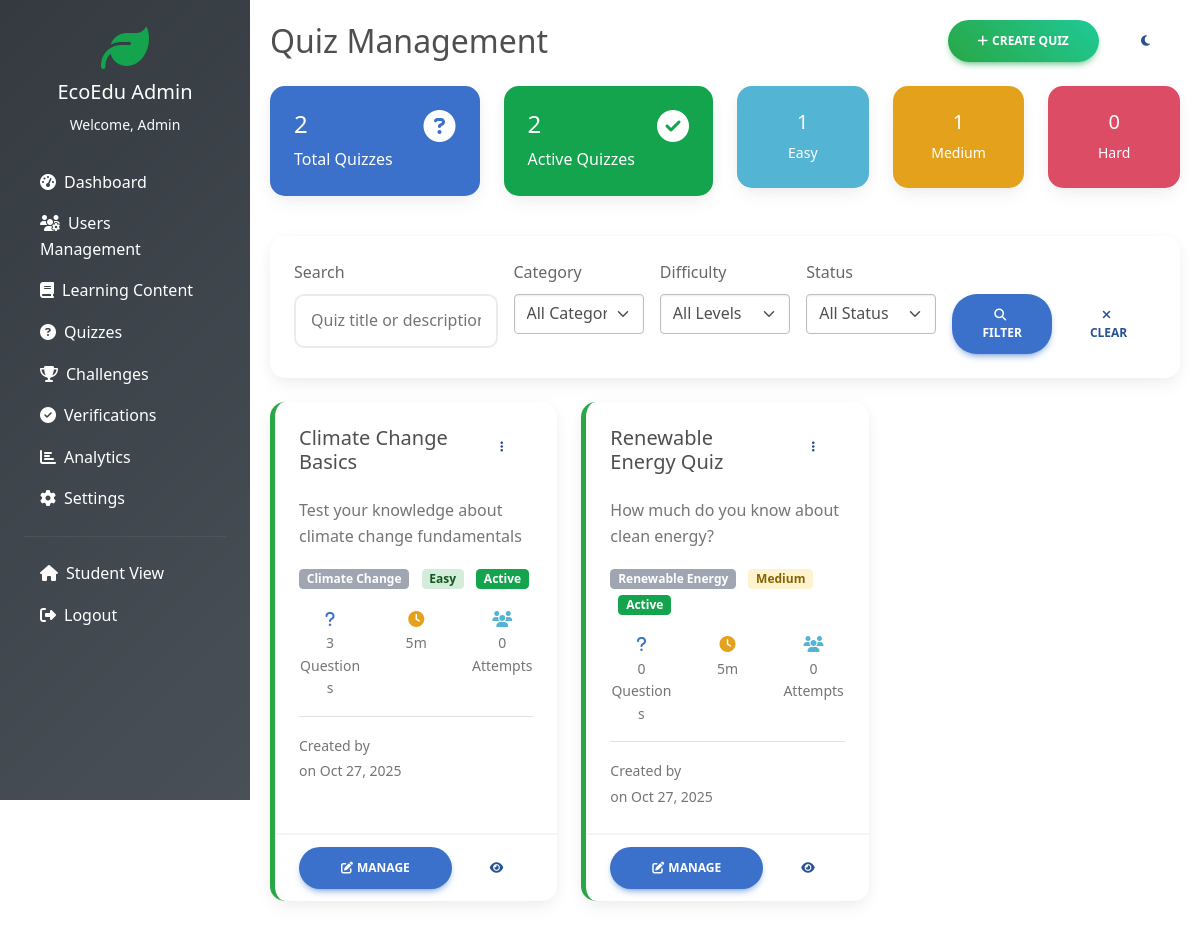
The app's page /admin/quizzes.php (signed in) with its own data.
### tables this page shows
CREATE TABLE users (
    id INT PRIMARY KEY AUTO_INCREMENT,
    username VARCHAR(50) UNIQUE NOT NULL,
    email VARCHAR(100) UNIQUE NOT NULL,
    password VARCHAR(255) NOT NULL,
    first_name VARCHAR(50) NOT NULL,
    last_name VARCHAR(50) NOT NULL,
    role ENUM('student', 'teacher', 'admin') DEFAULT 'student',
    school_name VARCHAR(100),
    grade_level VARCHAR(20),
    bio TEXT,
    eco_points INT DEFAULT 0,
    total_badges INT DEFAULT 0,
    level_id INT DEFAULT 1,
    profile_image VARCHAR(255) DEFAULT 'default-avatar.png',
    is_active BOOLEAN DEFAULT TRUE,
    email_verified BOOLEAN DEFAULT FALSE,
    created_at TIMESTAMP DEFAULT CURRENT_TIMESTAMP,
    updated_at TIMESTAMP DEFAULT CURRENT_TIMESTAMP ON UPDATE CURRENT_TIMESTAMP
);

CREATE TABLE quizzes (
    id INT PRIMARY KEY AUTO_INCREMENT,
    title VARCHAR(200) NOT NULL,
    description TEXT,
    category_id INT,
    difficulty_level ENUM('easy', 'medium', 'hard') DEFAULT 'easy',
    time_limit INT DEFAULT 300,  
    total_questions INT DEFAULT 0,
    points_per_question INT DEFAULT 5,
    pass_percentage DECIMAL(5,2) DEFAULT 70.00,
    is_active BOOLEAN DEFAULT TRUE,
    created_by INT,
    created_at TIMESTAMP DEFAULT CURRENT_TIMESTAMP,
    updated_at TIMESTAMP DEFAULT CURRENT_TIMESTAMP ON UPDATE CURRENT_TIMESTAMP,
    FOREIGN KEY (category_id) REFERENCES categories(id) ON DELETE SET NULL,
    FOREIGN KEY (created_by) REFERENCES users(id) ON DELETE SET NULL
);

CREATE TABLE categories (
    id INT PRIMARY KEY AUTO_INCREMENT,
    name VARCHAR(100) NOT NULL,
    description TEXT,
    icon VARCHAR(50),
    color VARCHAR(7) DEFAULT '#28a745',
    is_active BOOLEAN DEFAULT TRUE,
    created_at TIMESTAMP DEFAULT CURRENT_TIMESTAMP
);

### includes/functions.php (called while the page is built, shortened)
<?php
function getUserById($user_id) {
    global $pdo;
    try {
        $stmt = $pdo->prepare("SELECT * FROM users WHERE id = ?");
        $stmt->execute([$user_id]);
        return $stmt->fetch();
    } catch (Exception $e) {
        return false;
    }
}
?>

### admin/admin_header.php (called while the page is built, shortened)
<?php
require_once '../config/database.php';
require_once '../includes/functions.php';
$user = getUserById($_SESSION['user_id']);
?>

### admin/quizzes.php (the view, shortened to what this page needs)
<?php
require_once 'admin_header.php';
$search = isset($_GET['search']) ? trim($_GET['search']) : '';
$where_conditions = [];
$params = [];
$where_clause = !empty($where_conditions) ? "WHERE " . implode(" AND ", $where_conditions) : "";
$query = "SELECT q.*, c.name as category_name, u.first_name, u.last_name,
          (SELECT COUNT(*) FROM quiz_questions WHERE quiz_id = q.id) as question_count,
          (SELECT COUNT(*) FROM quiz_attempts WHERE quiz_id = q.id) as attempt_count
          FROM quizzes q
          LEFT JOIN categories c ON q.category_id = c.id
          LEFT JOIN users u ON q.created_by = u.id
          $where_clause
          ORDER BY q.created_at DESC";
$stmt = $pdo->prepare($query);
$stmt->execute($params);
$quizzes = $stmt->fetchAll();
$stmt = $pdo->prepare("SELECT
    COUNT(*) as total_quizzes,
    SUM(CASE WHEN is_active = 1 THEN 1 ELSE 0 END) as active_quizzes,
    SUM(CASE WHEN difficulty_level = 'easy' THEN 1 ELSE 0 END) as easy_quizzes,
    SUM(CASE WHEN difficulty_level = 'medium' THEN 1 ELSE 0 END) as medium_quizzes,
    SUM(CASE WHEN difficulty_level = 'hard' THEN 1 ELSE 0 END) as hard_quizzes
    FROM quizzes");
$stmt->execute();
$quiz_stats = $stmt->fetch();
?>
<!DOCTYPE html>
<html lang="en">
<head>
    <link href="https://cdnjs.cloudflare.com/ajax/libs/mdb-ui-kit/6.4.2/mdb.min.css" rel="stylesheet">
    <link href="https://cdnjs.cloudflare.com/ajax/libs/font-awesome/6.4.0/css/all.min.css" rel="stylesheet">
    <link href="../assets/css/style.css" rel="stylesheet">
</head>
<body data-theme="light">
    <div class="admin-sidebar" id="adminSidebar">
        <div class="p-4">
            <div class="text-center mb-4">
                <i class="fas fa-leaf text-success fa-3x mb-2"></i>
                <h5 class="text-white">EcoEdu Admin</h5>
                <small class="text-light">Welcome, <?php echo htmlspecialchars($user['first_name']); ?></small>
            </div>
            <nav class="nav flex-column">
                <a class="nav-link text-white" href="index.php">
                    <i class="fas fa-tachometer-alt me-2"></i>Dashboard
                </a>
                <a class="nav-link text-white" href="users.php">
                    <i class="fas fa-users-cog me-2"></i>Users Management
                </a>
                <a class="nav-link text-white" href="content.php">
                    <i class="fas fa-book me-2"></i>Learning Content
                </a>
                <a class="nav-link text-white active" href="quizzes.php">
                    <i class="fas fa-question-circle me-2"></i>Quizzes
                </a>
                <a class="nav-link text-white" href="challenges.php">
                    <i class="fas fa-trophy me-2"></i>Challenges
                </a>
                <a class="nav-link text-white" href="verifications.php">
                    <i class="fas fa-check-circle me-2"></i>Verifications
                </a>
                <a class="nav-link text-white" href="analytics.php">
                    <i class="fas fa-chart-bar me-2"></i>Analytics
                </a>
                <a class="nav-link text-white" href="settings.php">
                    <i class="fas fa-cog me-2"></i>Settings
                </a>
                <hr class="my-3" style="border-color: #6c757d;">
                <a class="nav-link text-white" href="../dashboard.php">
                    <i class="fas fa-home me-2"></i>Student View
                </a>
                <a class="nav-link text-white" href="../logout.php">
                    <i class="fas fa-sign-out-alt me-2"></i>Logout
                </a>
            </nav>
        </div>
    </div>
    <div class="admin-content">
        <div class="d-flex justify-content-between align-items-center mb-4">
            <div>
                <h2 class="mb-0">Quiz Management</h2>
            </div>
            <div>
                <button class="btn btn-success me-2" data-mdb-toggle="modal" data-mdb-target="#createQuizModal">
                    <i class="fas fa-plus me-1"></i>Create Quiz
                </button>
                <button class="btn btn-outline-secondary" onclick="toggleTheme()">
                    <i class="fas fa-moon" id="theme-icon"></i>
                </button>
            </div>
        </div>
        <div class="row mb-4">
            <div class="col-md-3 mb-3">
                <div class="card bg-primary text-white">
                    <div class="card-body">
                        <div class="d-flex justify-content-between">
                            <div>
                                <h4><?php echo $quiz_stats['total_quizzes']; ?></h4>
                                <p class="mb-0">Total Quizzes</p>
                            </div>
                            <i class="fas fa-question-circle fa-2x"></i>
                        </div>
                    </div>
                </div>
            </div>
            <div class="col-md-3 mb-3">
                <div class="card bg-success text-white">
                    <div class="card-body">
                        <div class="d-flex justify-content-between">
                            <div>
                                <h4><?php echo $quiz_stats['active_quizzes']; ?></h4>
                                <p class="mb-0">Active Quizzes</p>
                            </div>
                            <i class="fas fa-check-circle fa-2x"></i>
                        </div>
                    </div>
                </div>
            </div>
            <div class="col-md-2 mb-3">
                <div class="card bg-info text-white">
                    <div class="card-body text-center">
                        <h5><?php echo $quiz_stats['easy_quizzes']; ?></h5>
                        <p class="mb-0 small">Easy</p>
                    </div>
                </div>
            </div>
            <div class="col-md-2 mb-3">
                <div class="card bg-warning text-white">
                    <div class="card-body text-center">
                        <h5><?php echo $quiz_stats['medium_quizzes']; ?></h5>
                        <p class="mb-0 small">Medium</p>
                    </div>
                </div>
            </div>
            <div class="col-md-2 mb-3">
                <div class="card bg-danger text-white">
                    <div class="card-body text-center">
                        <h5><?php echo $quiz_stats['hard_quizzes']; ?></h5>
                        <p class="mb-0 small">Hard</p>
                    </div>
                </div>
            </div>
        </div>
        <div class="card mb-4">
            <div class="card-body">
                <form method="GET" class="row g-3">
                    <div class="col-md-3">
                        <label for="search" class="form-label">Search</label>
                        <input type="text" class="form-control" id="search" name="search"
                               value="<?php echo htmlspecialchars($search); ?>"
                               placeholder="Quiz title or description...">
                    </div>
                    <div class="col-md-2">
                        <label for="category" class="form-label">Category</label>
                        <select class="form-select" id="category" name="category">
                            <option value="">All Categories</option>
                        </select>
                    </div>
                    <div class="col-md-2">
                        <label for="difficulty" class="form-label">Difficulty</label>
                        <select class="form-select" id="difficulty" name="difficulty">
                            <option value="">All Levels</option>
                        </select>
                    </div>
                    <div class="col-md-2">
                        <label for="status" class="form-label">Status</label>
                        <select class="form-select" id="status" name="status">
                            <option value="">All Status</option>
                        </select>
                    </div>
                    <div class="col-md-3">
                        <label class="form-label">&nbsp;</label>
                        <div class="d-flex gap-2">
                            <button type="submit" class="btn btn-primary">
                                <i class="fas fa-search me-1"></i>Filter
                            </button>
                            <a href="quizzes.php" class="btn btn-outline-secondary">
                                <i class="fas fa-times me-1"></i>Clear
                            </a>
                        </div>
                    </div>
                </form>
            </div>
        </div>
        <div class="row">
            <?php if (empty($quizzes)): ?>
            <div class="col-12">
                <div class="card text-center py-5">
                    <div class="card-body">
                        <i class="fas fa-question-circle fa-4x text-muted mb-4"></i>
                        <h5 class="text-muted">No quizzes found</h5>
                        <p class="text-muted">Create your first quiz to get started</p>
                        <button class="btn btn-success" data-mdb-toggle="modal" data-mdb-target="#createQuizModal">
                            <i class="fas fa-plus me-2"></i>Create Quiz
                        </button>
                    </div>
                </div>
            </div>
            <?php else: ?>
            <?php foreach ($quizzes as $quiz): ?>
            <div class="col-lg-4 col-md-6 mb-4">
                <div class="card quiz-card h-100">
                    <div class="card-body">
                        <div class="d-flex justify-content-between align-items-start mb-3">
                            <h5 class="card-title"><?php echo htmlspecialchars($quiz['title']); ?></h5>
                            <div class="dropdown">
                                <button class="btn btn-sm btn-outline-secondary" data-mdb-toggle="dropdown">
                                    <i class="fas fa-ellipsis-v"></i>
                                </button>
                            </div>
                        </div>
                        <p class="card-text text-muted"><?php echo htmlspecialchars($quiz['description']); ?></p>
                        <div class="mb-3">
                            <?php if ($quiz['category_name']): ?>
                            <span class="badge bg-secondary me-2"><?php echo htmlspecialchars($quiz['category_name']); ?></span>
                            <?php endif; ?>
                            <span class="badge difficulty-<?php echo $quiz['difficulty_level']; ?>">
                                <?php echo ucfirst($quiz['difficulty_level']); ?>
                            </span>
                            <span class="badge <?php echo $quiz['is_active'] ? 'bg-success' : 'bg-secondary'; ?> ms-2">
                                <?php echo $quiz['is_active'] ? 'Active' : 'Inactive'; ?>
                            </span>
                        </div>
                        <div class="row text-center mb-3">
                            <div class="col-4">
                                <i class="fas fa-question text-primary"></i>
                                <small class="d-block text-muted"><?php echo $quiz['question_count']; ?> Questions</small>
                            </div>
                            <div class="col-4">
                                <i class="fas fa-clock text-warning"></i>
                                <small class="d-block text-muted"><?php echo floor($quiz['time_limit'] / 60); ?>m</small>
                            </div>
                            <div class="col-4">
                                <i class="fas fa-users text-info"></i>
                                <small class="d-block text-muted"><?php echo $quiz['attempt_count']; ?> Attempts</small>
                            </div>
                        </div>
                        <div class="border-top pt-3">
                            <small class="text-muted">
                                Created by <?php echo htmlspecialchars($quiz['first_name'] . ' ' . $quiz['last_name']); ?>
                                <br>on <?php echo date('M j, Y', strtotime($quiz['created_at'])); ?>
                            </small>
                        </div>
                    </div>
                    <div class="card-footer bg-transparent">
                        <div class="d-flex gap-2">
                            <a href="quiz_questions.php?quiz_id=<?php echo $quiz['id']; ?>" class="btn btn-primary btn-sm flex-fill">
                                <i class="fas fa-edit me-1"></i>Manage
                            </a>
                            <a href="../quiz.php?id=<?php echo $quiz['id']; ?>" target="_blank" class="btn btn-outline-secondary btn-sm">
                                <i class="fas fa-eye"></i>
                            </a>
                        </div>
                    </div>
                </div>
            </div>
            <?php endforeach; ?>
            <?php endif; ?>
        </div>
    </div>
</body>
</html>

### records on screen
users: first_name "Admin"
quizzes: title "Climate Change Basics", description "Test your knowledge about climate change fundamentals", category.name "Climate Change", difficulty_level "Easy", is_active "Active", question_count "3", floor($quiz['time_limit']/60) "5", attempt_count "0", created_at "Oct 27, 2025"
quizzes: title "Renewable Energy Quiz", description "How much do you know about clean energy?", category.name "Renewable Energy", difficulty_level "Medium", is_active "Active", question_count "0", floor($quiz['time_limit']/60) "5", attempt_count "0", created_at "Oct 27, 2025"

### other values on screen
$quiz_stats['total_quizzes'] "2"
$quiz_stats['active_quizzes'] "2"
$quiz_stats['easy_quizzes'] "1"
$quiz_stats['medium_quizzes'] "1"
$quiz_stats['hard_quizzes'] "0"
